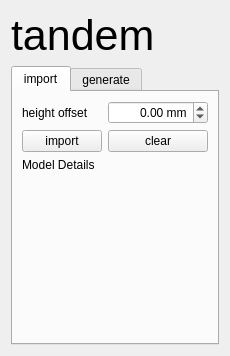
<?xml version="1.0" encoding="UTF-8"?>
<ui version="4.0">
 <class>Tandem_View</class>
 <widget class="QWidget" name="Tandem_View">
  <property name="geometry">
   <rect>
    <x>0</x>
    <y>0</y>
    <width>230</width>
    <height>356</height>
   </rect>
  </property>
  <property name="windowTitle">
   <string>Form</string>
  </property>
  <layout class="QVBoxLayout" name="verticalLayout">
   <item>
    <widget class="QLabel" name="label_title">
     <property name="font">
      <font>
       <pointsize>32</pointsize>
      </font>
     </property>
     <property name="text">
      <string>tandem</string>
     </property>
    </widget>
   </item>
   <item>
    <widget class="QTabWidget" name="tabWidget">
     <property name="currentIndex">
      <number>0</number>
     </property>
     <widget class="QWidget" name="tab_import">
      <attribute name="title">
       <string>import</string>
      </attribute>
      <layout class="QFormLayout" name="formLayout_2">
       <item row="0" column="0">
        <widget class="QLabel" name="label_6">
         <property name="text">
          <string>height offset</string>
         </property>
        </widget>
       </item>
       <item row="0" column="1">
        <widget class="QDoubleSpinBox" name="sb_height_offset">
         <property name="alignment">
          <set>Qt::AlignRight|Qt::AlignTrailing|Qt::AlignVCenter</set>
         </property>
         <property name="suffix">
          <string> mm</string>
         </property>
         <property name="minimum">
          <double>-100.000000000000000</double>
         </property>
         <property name="maximum">
          <double>100.000000000000000</double>
         </property>
        </widget>
       </item>
       <item row="1" column="0">
        <widget class="QPushButton" name="btn_import">
         <property name="text">
          <string>import</string>
         </property>
        </widget>
       </item>
       <item row="1" column="1">
        <widget class="QPushButton" name="btn_clear_import">
         <property name="text">
          <string>clear</string>
         </property>
        </widget>
       </item>
       <item row="2" column="0" colspan="2">
        <widget class="QLabel" name="label_5">
         <property name="text">
          <string>Model Details</string>
         </property>
        </widget>
       </item>
      </layout>
     </widget>
     <widget class="QWidget" name="tab_generate">
      <attribute name="title">
       <string>generate</string>
      </attribute>
      <layout class="QFormLayout" name="formLayout">
       <item row="9" column="0" colspan="2">
        <widget class="QPushButton" name="btn_apply">
         <property name="text">
          <string>apply</string>
         </property>
        </widget>
       </item>
       <item row="11" column="0" colspan="2">
        <spacer name="verticalSpacer">
         <property name="orientation">
          <enum>Qt::Vertical</enum>
         </property>
         <property name="sizeHint" stdset="0">
          <size>
           <width>20</width>
           <height>40</height>
          </size>
         </property>
        </spacer>
       </item>
       <item row="0" column="0">
        <widget class="QLabel" name="label">
         <property name="text">
          <string>channel diameter</string>
         </property>
         <property name="buddy">
          <cstring>sp_channel_diameter</cstring>
         </property>
        </widget>
       </item>
       <item row="0" column="1">
        <widget class="QDoubleSpinBox" name="sp_channel_diameter">
         <property name="maximumSize">
          <size>
           <width>16777215</width>
           <height>16777215</height>
          </size>
         </property>
         <property name="suffix">
          <string> mm</string>
         </property>
        </widget>
       </item>
       <item row="2" column="0">
        <widget class="QLabel" name="label_2">
         <property name="text">
          <string>tip diameter</string>
         </property>
         <property name="buddy">
          <cstring>sp_tip_diameter</cstring>
         </property>
        </widget>
       </item>
       <item row="2" column="1">
        <widget class="QDoubleSpinBox" name="sp_tip_diameter">
         <property name="suffix">
          <string> mm</string>
         </property>
        </widget>
       </item>
       <item row="3" column="0">
        <widget class="QLabel" name="label_3">
         <property name="text">
          <string>tip thickness</string>
         </property>
         <property name="buddy">
          <cstring>sp_tip_thickness</cstring>
         </property>
        </widget>
       </item>
       <item row="3" column="1">
        <widget class="QDoubleSpinBox" name="sp_tip_thickness">
         <property name="suffix">
          <string> mm</string>
         </property>
        </widget>
       </item>
       <item row="4" column="0">
        <widget class="QLabel" name="label_4">
         <property name="text">
          <string>tip angle</string>
         </property>
         <property name="buddy">
          <cstring>sp_tip_angle</cstring>
         </property>
        </widget>
       </item>
       <item row="4" column="1">
        <widget class="QDoubleSpinBox" name="sp_tip_angle">
         <property name="suffix">
          <string> mm</string>
         </property>
        </widget>
       </item>
       <item row="10" column="0" colspan="2">
        <widget class="QPushButton" name="btn_clear_generate">
         <property name="text">
          <string>clear</string>
         </property>
        </widget>
       </item>
      </layout>
     </widget>
    </widget>
   </item>
  </layout>
 </widget>
 <resources/>
 <connections/>
</ui>
